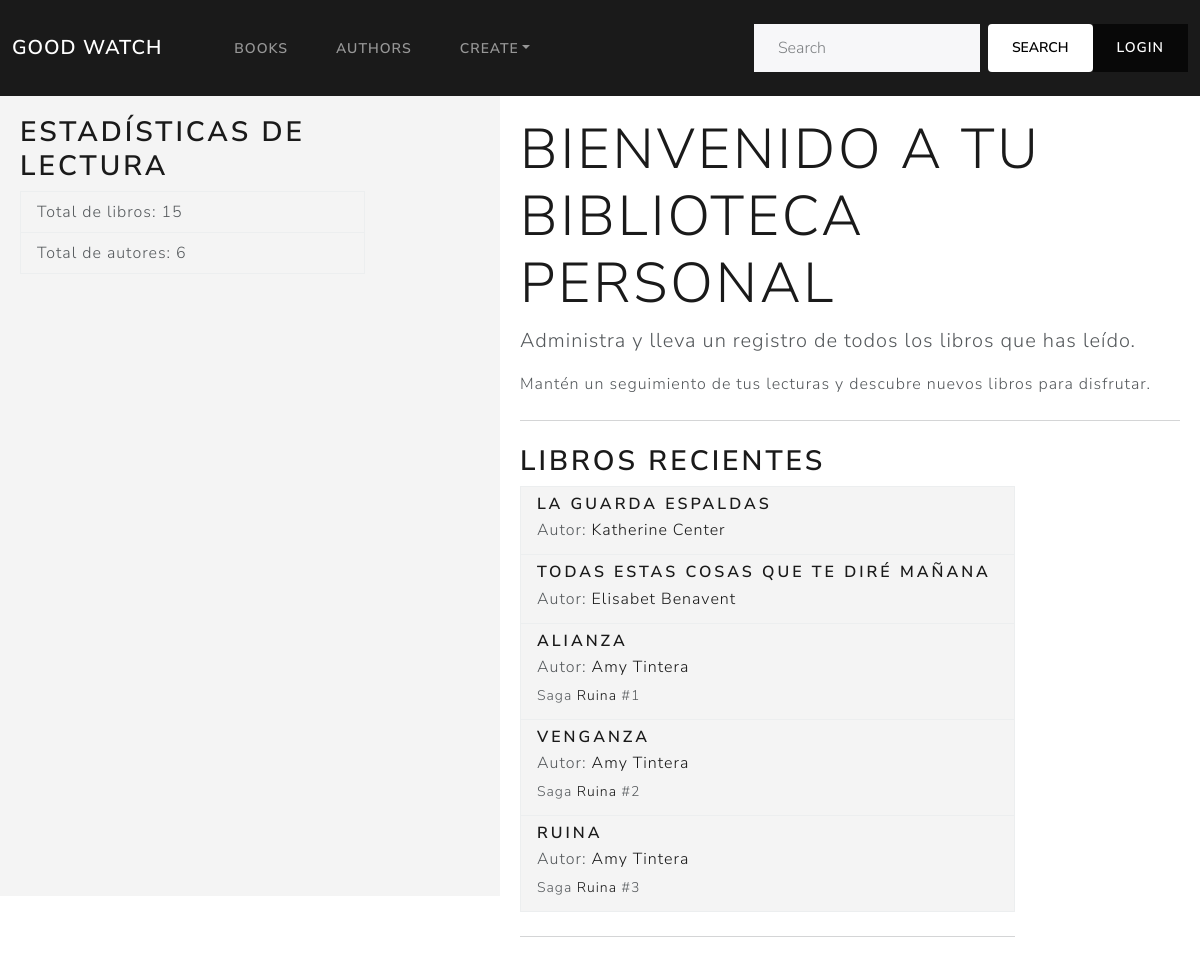
Before: /book_catalog/ with the older database file.
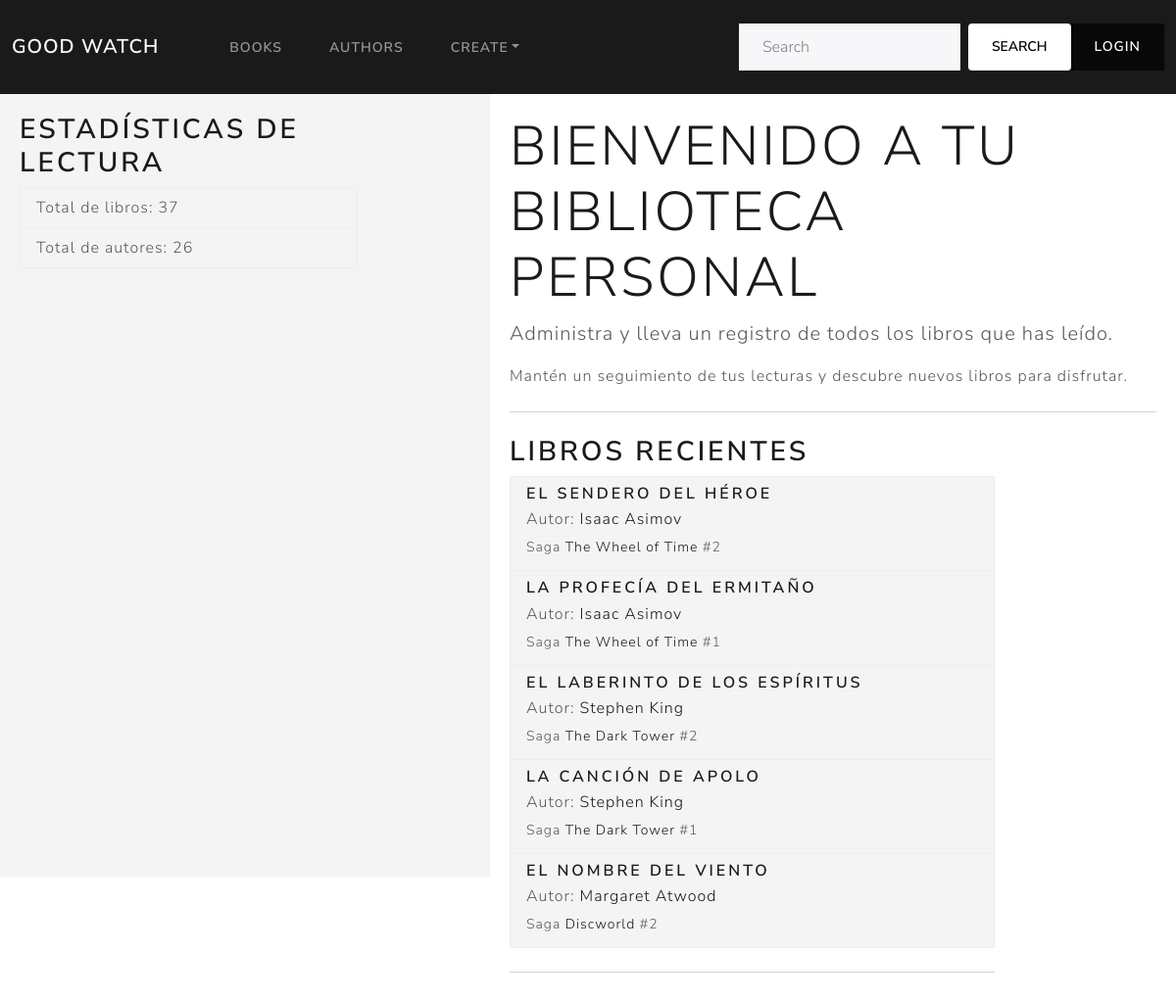
After: the same page with the newer database file.
### book_catalog/models.py (models this page shows, shortened)
class Book(models.Model):
    title = models.CharField(max_length=200, help_text='Inserte el título del libro.')
    saga = models.ForeignKey('BookSaga', on_delete=models.PROTECT, null=True, blank=True)
    saga_volume = models.IntegerField(null=True, blank=True)
    author = models.ForeignKey('Author', on_delete=models.PROTECT, null=False)
    publish_date = models.DateField(null=True, blank=True)
    summary = models.TextField(max_length=1000, help_text='Enter a brief description of the book', null=True, blank=True)
    isbn = models.CharField(max_length=13, help_text='13 Character <a href="https://www.isbn-international.org/content/what-isbn">ISBN number</a>', null=True, blank=True)
    genre = models.ManyToManyField(Genre, help_text='Select a genre for this book')
    language = models.ForeignKey('Language', on_delete=models.SET_NULL, null=True, blank=True)
    cover_image = models.ImageField(upload_to='covers/', null=True, blank=True)
    class Meta:
        ordering = ['title', 'author']
        unique_together = ('title', 'author')
        constraints = [
            models.UniqueConstraint(fields=['saga', 'saga_volume'], name='unique_volume_in_saga')
        ]
    def get_absolute_url(self):
        return reverse('book-detail', args=[str(self.id)])

class Author(models.Model):
    first_name = models.CharField(max_length=100)
    last_name = models.CharField(max_length=100)
    year_of_birth = models.IntegerField(null = True, blank = True)
    year_of_death = models.IntegerField(null = True, blank = True)
    class Meta:
        ordering = ['last_name', 'first_name']
    def get_absolute_url(self):
        return reverse('author-detail', args=[str(self.id)])
    def __str__(self):
        return f'{self.first_name} {self.last_name}'

class BookSaga(models.Model):
    name = models.CharField(max_length=200, help_text='Enter the name of the saga')
    author = models.ForeignKey(Author, on_delete=models.CASCADE, related_name='saga', null = False)
    def get_absolute_url(self):
        return reverse('saga-detail', args=[str(self.id)])
    class Meta:
        unique_together = ('name', 'author')

### book_catalog/views.py (the view)
# urls.py: path('', views.index, name='index'),
def index(request):
    recent_books = Book.objects.all().order_by('-publish_date')[:5]
    total_books = Book.objects.all().count()
    total_authors=Author.objects.count()
    context = {
        'recent_books': recent_books,
        'total_books': total_books,
        'total_authors': total_authors,
    }
    if request.user.is_authenticated:
        books_read_id = UserBookRelation.objects.filter(user=request.user, status='r').order_by('-id')[:3]
        books_read = [Book.objects.get(pk=book.book_id) for book in books_read_id]
        context['books_read'] = books_read
    return render(
        request,
        'index_book.html',
        context = context,
    )

### templates/index_book.html (shortened to what this page needs)
{% extends 'base_generic.html' %}
{% block content %}
<div style="display: flex;">
  <div class="sidebar">
    <div class="col-md-9">
      <h2>Estadísticas de Lectura</h2>
      <ul class="list-group">
        <li class="list-group-item" style="background-color: #f4f4f4;">
          Total de libros: {{ total_books }}
        </li>
        <li class="list-group-item" style="background-color: #f4f4f4;">
          Total de autores: {{ total_authors }}
        </li>
      </ul>
    </div>
  </div>
  <div style="flex-grow: 1; padding: 20px;">
    <div class="jumbotron">
      <h1 class="display-4">Bienvenido a Tu Biblioteca Personal</h1>
      <p class="lead">Administra y lleva un registro de todos los libros que has leído.</p>
      <p>Mantén un seguimiento de tus lecturas y descubre nuevos libros para disfrutar.</p>
    </div>
    <hr class="my-4">
    <div class="col-md-9">
      <h2>Libros Recientes</h2>
      <ul class="list-group">
        {% for book in recent_books %}
          <li class="list-group-item" style="background-color: #f4f4f4;">
            <h5 class="mb-1">
              <a class="no-underline"href="{{ book.get_absolute_url }}">{{ book.title }}</a>
            </h5>
            <p class="mb-1 ">
              Autor:
              <a class="no-underline" href="{{ book.author.get_absolute_url }}">{{ book.author }}</a>
            </p>
            {% if book.saga %}
            <p class="mb-1">
              <small>
                Saga
                <a class="no-underline" href="{{ book.saga.get_absolute_url }}">
                  {{ book.saga.name }}
                </a>
                #{{ book.saga_volume }}
              </small>
            </p>
            {% endif %}
          </li>
        {% empty %}
          <li class="list-group-item" style="background-color: #f4f4f4;">
            No has agregado libros recientemente.
          </li>
        {% endfor %}
      </ul>
      <hr class="my-4">
    </div>
</div>
{% endblock %}

### templates/base_generic.html (shortened to what this page needs)
<!DOCTYPE html>
<html lang="en">
<head>
  {% load static %}
  <link rel="stylesheet" href="https://cdn.datatables.net/1.11.5/css/jquery.dataTables.min.css">
  <link href="{% static 'css/bootstrap_lux.css' %}" rel="stylesheet">
  <link href="{% static 'css/static.css' %}" rel="stylesheet">
</head>
<body>
  <header>
    <nav class="navbar navbar-expand-lg bg-primary" data-bs-theme="dark">
      <div class="container-fluid">
        <a class="navbar-brand" href="{% url 'index' %}">Good Watch</a>
        <div class="collapse navbar-collapse" id="navbarColor01">
          <ul class="navbar-nav me-auto">
            <li class="nav-item">
              <a class="nav-link" href="{% url 'books' %}">Books</a>
            </li>
            <li class="nav-item">
              <a class="nav-link" href="{% url 'authors' %}">Authors</a>
            </li>
            <li class="nav-item dropdown">
              <a class="nav-link dropdown-toggle" data-bs-toggle="dropdown" href="#" role="button" aria-haspopup="true" aria-expanded="false">Create</a>
            </li>
          </ul>
          <form class="d-flex" method="get" action="{% url 'search' %}">
            <input class="form-control me-sm-2" type="search" name="query" placeholder="Search">
            <button class="btn btn-secondary my-2 my-sm-0" type="submit">Search</button>
          </form>
          {% if request.resolver_match.url_name != 'login' %}
            {% if user.is_authenticated %}
              <a href="{% url 'user_profile' %}" class="btn btn-primary logout-button">Profile</a>
              <a href="{% url 'logout' %}" class="btn btn-primary logout-button">Logout</a>
            {% else %}
              <a href="{% url 'login' %}" class="btn btn-primary login-button">Login</a>
            {% endif %}
          {% endif %}
        </div>
      </div>
    </nav>
  </header>
  <main>
    {% block content %}{% endblock %}
  </main>
</body>
</html>

### static/css/static.css (style rules this page uses)
.no-underline { text-decoration: none; }
.sidebar { flex: 0 0 500px; width: 600px; height: 100vh; overflow-y: auto; background-color: #f4f4f4; padding: 20px; }
button { background-color: #5cb85c; color: #fff; padding: 10px 15px; border: none; border-radius: 4px; cursor: pointer; }

Changed rows visible on the page:
removed Book: title "LA GUARDA ESPALDAS", author "Katherine Center"
removed Book: title "TODAS ESTAS COSAS QUE TE DIRÉ MAÑANA", author "Elisabet Benavent"
removed Book: title "ALIANZA", author "Amy Tintera", saga.name "Ruina", saga_volume "1"
removed Book: title "VENGANZA", author "Amy Tintera", saga.name "Ruina", saga_volume "2"
removed Book: title "RUINA", author "Amy Tintera", saga.name "Ruina", saga_volume "3"
added Book: title "EL SENDERO DEL HÉROE", author "Isaac Asimov", saga.name "The Wheel of Time", saga_volume "2"
added Book: title "LA PROFECÍA DEL ERMITAÑO", author "Isaac Asimov", saga.name "The Wheel of Time", saga_volume "1"
added Book: title "EL LABERINTO DE LOS ESPÍRITUS", author "Stephen King", saga.name "The Dark Tower", saga_volume "2"
added Book: title "LA CANCIÓN DE APOLO", author "Stephen King", saga.name "The Dark Tower", saga_volume "1"
added Book: title "EL NOMBRE DEL VIENTO", author "Margaret Atwood", saga.name "Discworld", saga_volume "2"
Other visible differences:
{{ total_books }}: "15" → "37"
{{ total_authors }}: "6" → "26"
